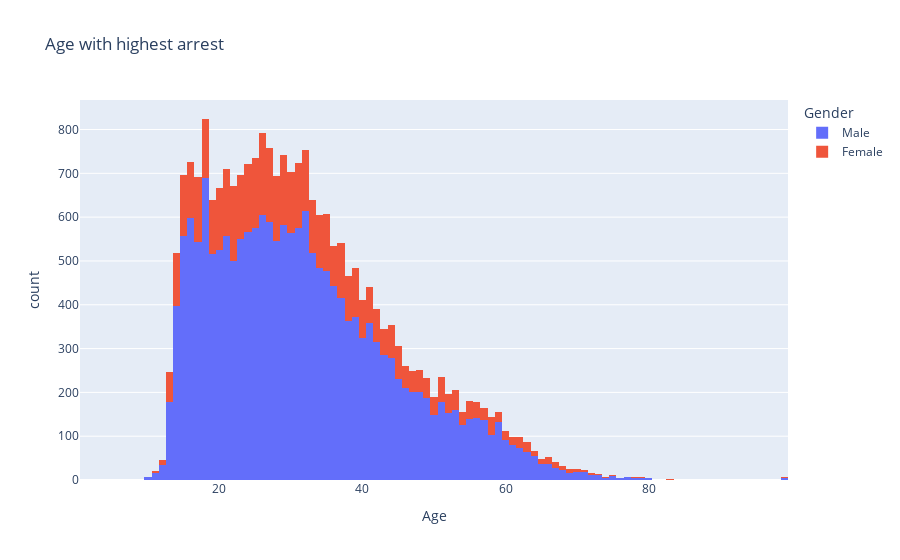

The notebook cell saved with this chart:
### Code cell
fig = px.histogram(p_arrest, x='Age', color = 'Gender', title ='Age with highest arrest')

fig.show()

### Figure 1 — Plotly figure (JSON) as saved in the notebook; plotly's stock layout.template omitted (floating-point values rounded to 4 significant figures; data arrays with more than 128 entries replaced by an {"elided": "..."} marker saying what was removed)
{"data": [{"alignmentgroup": "True", "bingroup": "x", "hovertemplate": "Gender=Male<br>Age=%{x}<br>count=%{y}<extra></extra>", "legendgroup": "Male", "marker": {"color": "#636efa", "pattern": {"shape": ""}}, "name": "Male", "offsetgroup": "Male", "orientation": "v", "showlegend": true, "type": "histogram", "x": {"elided": "18567 int values"}, "xaxis": "x", "yaxis": "y"}, {"alignmentgroup": "True", "bingroup": "x", "hovertemplate": "Gender=Female<br>Age=%{x}<br>count=%{y}<extra></extra>", "legendgroup": "Female", "marker": {"color": "#EF553B", "pattern": {"shape": ""}}, "name": "Female", "offsetgroup": "Female", "orientation": "v", "showlegend": true, "type": "histogram", "x": {"elided": "4943 int values"}, "xaxis": "x", "yaxis": "y"}], "layout": {"barmode": "relative", "legend": {"title": {"text": "Gender"}, "tracegroupgap": 0}, "title": {"text": "Age with highest arrest"}, "xaxis": {"anchor": "y", "domain": [0, 1], "title": {"text": "Age"}}, "yaxis": {"anchor": "x", "domain": [0, 1], "title": {"text": "count"}}}}
